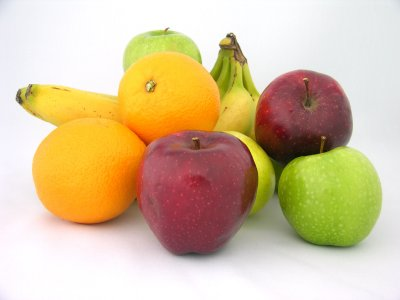
//> input picture src/11/hw/02/assets/fruit_image.jpg, 400 x 300 px
$ ./main_opt   (built with g++ and OpenCV 4)
//> lines starting //> are read from the running program, lines starting //| are printed output that depends on the picture; after the words box and inside, x2 and y2 are one past the last pixel; in counts of white or black regions, pixels touching at a corner belong together
#include <algorithm>
#include <iostream>
#include <opencv2/opencv.hpp>
#include <vector>

#define FILE_NAME_INPUT "./assets/fruit_image.jpg"
#define HUE_MAX 180
#define SAT_MAX 255
#define VAL_MAX 255
#define HUE_APPLE 5

// ref: https://qiita.com/IgnorantCoder/items/3101d6276e9bdddf872c
namespace vec_util
{
template <typename A, typename F> auto map(const A &v, F &&f)
{
  using R = std::vector<decltype(f(*v.begin()))>;
  R y;
  y.reserve(v.size());
  std::transform(std::cbegin(v), std::cend(v), std::back_inserter(y), f);
  return y;
}
} // namespace vec_util

using Contour = std::vector<cv::Point>;
struct ContourStat
{
  int idx;
  double area;

  static ContourStat from(const int idx, const Contour &contour)
  {
    return {idx, cv::contourArea(contour)};
  }
};

void make_contour_stats(std::vector<ContourStat> &stats, const std::vector<Contour> &contours)
{
  auto idx = 0;
  auto mapper = [&idx](const Contour &contour) { return ContourStat::from(idx++, contour); };
  stats = vec_util::map(contours, mapper);
}

int main(int argc, const char *argv[])
{
  auto input = cv::imread(FILE_NAME_INPUT);
//> input is the input picture: 300 rows x 400 cols, CV_8UC3; mean B, G, R 155.7, 193, 214.5
  if (input.empty())
  {
    std::cerr << "読み込み失敗" << std::endl;
    return -1;
  }
  auto input_hsv = cv::Mat(input.size(), CV_8UC3);
  cv::cvtColor(input, input_hsv, cv::COLOR_BGR2HSV);
//> input_hsv: 300 rows x 400 cols, CV_8UC3; mean H, S, V 80.1, 83.8, 218.1

  // 1. cv::inRangeでリンゴの色の範囲に合致する二値マスクを直接生成
  cv::Mat apple_mask;
  const cv::Scalar lower_bound(31, 70, 100);
  const cv::Scalar upper_bound(128, 255, 255);
  cv::inRange(input_hsv, lower_bound, upper_bound, apple_mask);
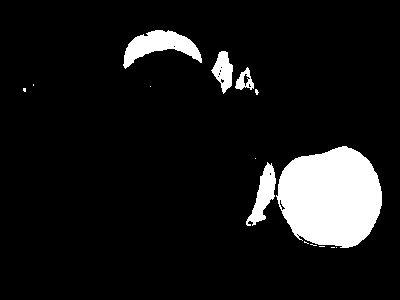
//> apple_mask: 300 rows x 400 cols, CV_8UC1; 9.4% white; 15 white regions (10 under 20 px)

  // 2. マスクから輪郭を抽出
  // 最も外側の輪郭のみを検出する RETR_EXTERNAL がこのケースでは効率的
  auto contours = std::vector<Contour>();
  cv::findContours(apple_mask, contours, cv::RETR_EXTERNAL, cv::CHAIN_APPROX_NONE);
//> contours = 15 contours, 10 with area under 20; largest, box (x1, y1, x2, y2) and area: (276, 146, 382, 248) 8098, (123, 30, 202, 69) 1346, (246, 162, 276, 226) 752, (211, 51, 233, 94) 504, (235, 67, 254, 90) 225

  if (contours.empty())
  {
    std::cerr << "対象の輪郭が見つかりませんでした。" << std::endl;
    return -1;
  }

  // 3. 面積が最大の輪郭を特定
  auto contour_stats = std::vector<ContourStat>();
  make_contour_stats(contour_stats, contours);
//> in map, `std::transform(std::cbegin(v), std::cend(v), std::back_inserter(y), f);`: y = 15 items
//> contour_stats = 15 items
  std::sort(contour_stats.begin(), contour_stats.end(),
            [](const ContourStat &a, const ContourStat &b) { return a.area > b.area; });

  // 4. 最大の輪郭の内側だけを塗りつぶした、最終的なマスク画像を生成
  cv::Mat largest_contour_mask = cv::Mat::zeros(apple_mask.size(), CV_8UC1);
  const int largest_contour_idx = contour_stats.at(0).idx;
//> largest_contour_idx = 7
  cv::drawContours(largest_contour_mask, contours, largest_contour_idx, cv::Scalar(255), cv::FILLED);
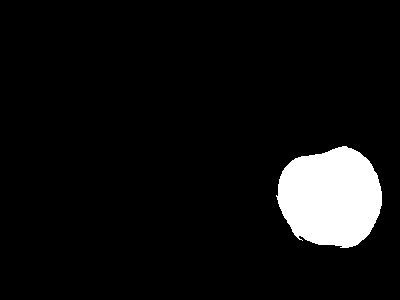
//> largest_contour_mask: 300 rows x 400 cols, CV_8UC1; 6.9% white; 1 white region, box (x1, y1, x2, y2) and area: (276, 146, 382, 248) 8255

  // 5. マスクを使い、指定した部分の色相(H)のみを変更
  // 元のHSV画像をH, S, Vチャンネルに分割
  std::vector<cv::Mat> hsv_channels;
  cv::split(input_hsv, hsv_channels);
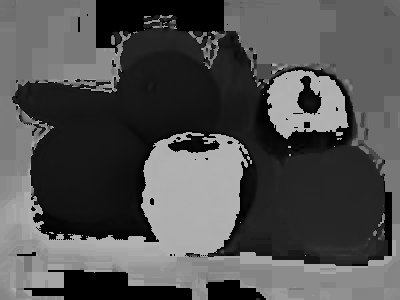
//> hsv_channels[0]: 300 rows x 400 cols, CV_8UC1; min 0, max 179, mean 80.1
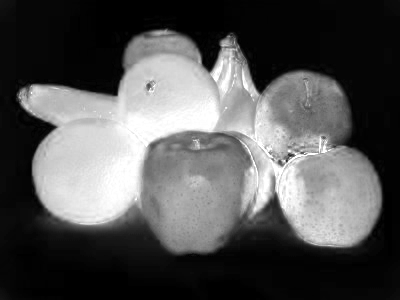
//> hsv_channels[1]: 300 rows x 400 cols, CV_8UC1; min 0, max 255, mean 83.8
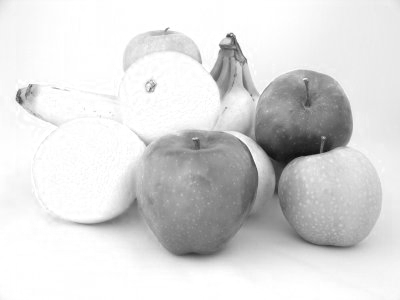
//> hsv_channels[2]: 300 rows x 400 cols, CV_8UC1; min 12, max 255, mean 218.1

  // マスクが白(255)の部分だけ、Hチャンネルの値を HUE_APPLE に設定
  hsv_channels[0].setTo(HUE_APPLE, largest_contour_mask);
//> hsv_channels[0]: 300 rows x 400 cols, CV_8UC1; 6.88% of pixels changed, all inside (x1, y1, x2, y2) = (276, 146, 382, 248)

  // 6. チャンネルを再結合し、BGR色空間に戻す
  auto output_hsv = cv::Mat();
  cv::merge(hsv_channels, output_hsv);
//> output_hsv: 300 rows x 400 cols, CV_8UC3; mean H, S, V 77.9, 83.8, 218.1

  auto output_bgr = cv::Mat(input.size(), CV_8UC3);
  cv::cvtColor(output_hsv, output_bgr, cv::COLOR_HSV2BGR);
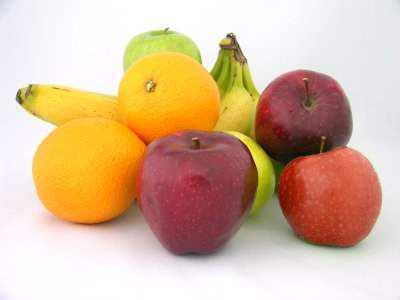
//> output_bgr: 300 rows x 400 cols, CV_8UC3; mean B, G, R 155.4, 185.4, 216.4

  cv::imshow("Original", input);
  cv::imshow("Final Mask", largest_contour_mask);
  cv::imshow("Output", output_bgr);
  cv::waitKey();

  return 0;
}
